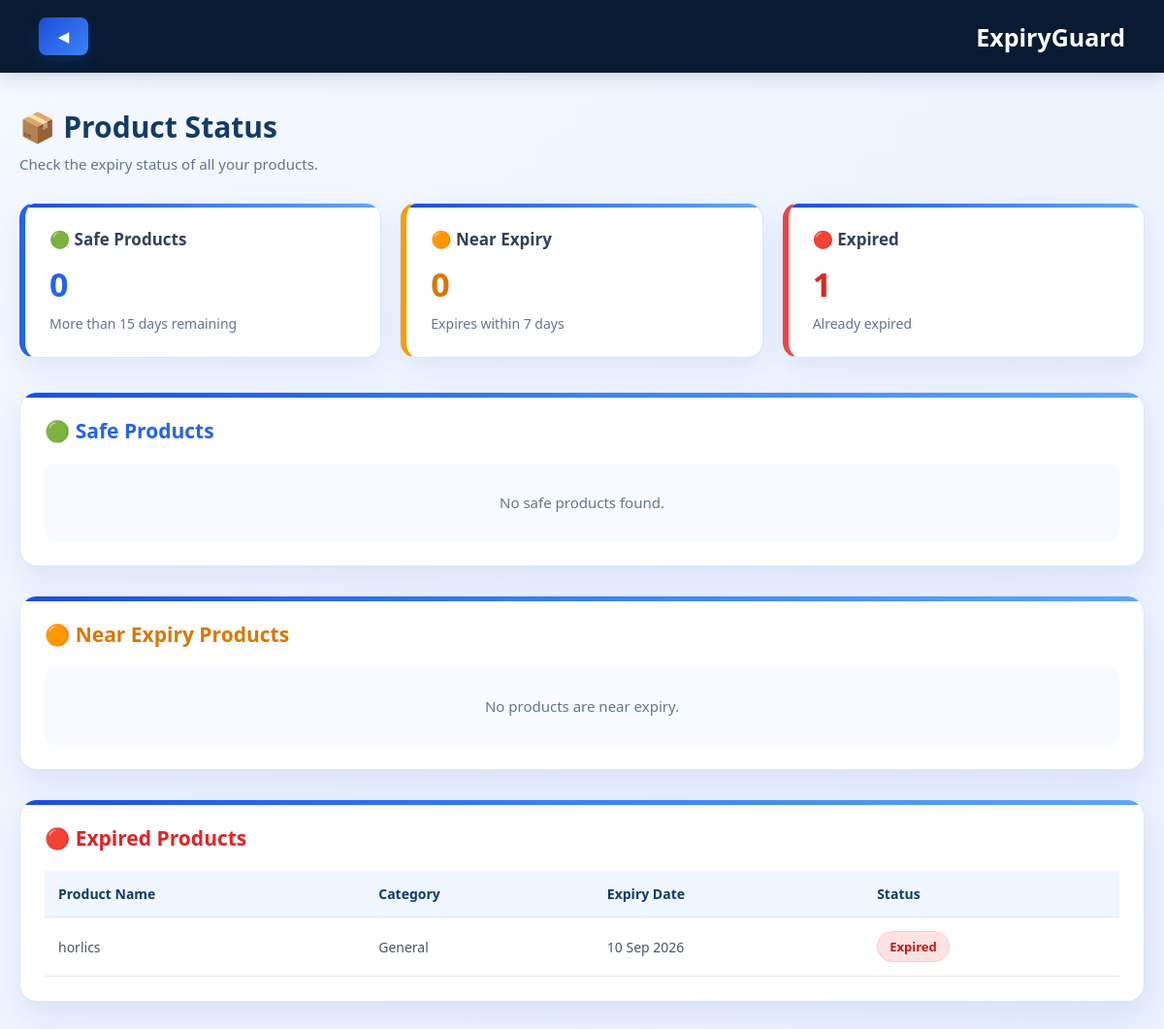
Page /product-status/ (signed in) on the earlier database version.
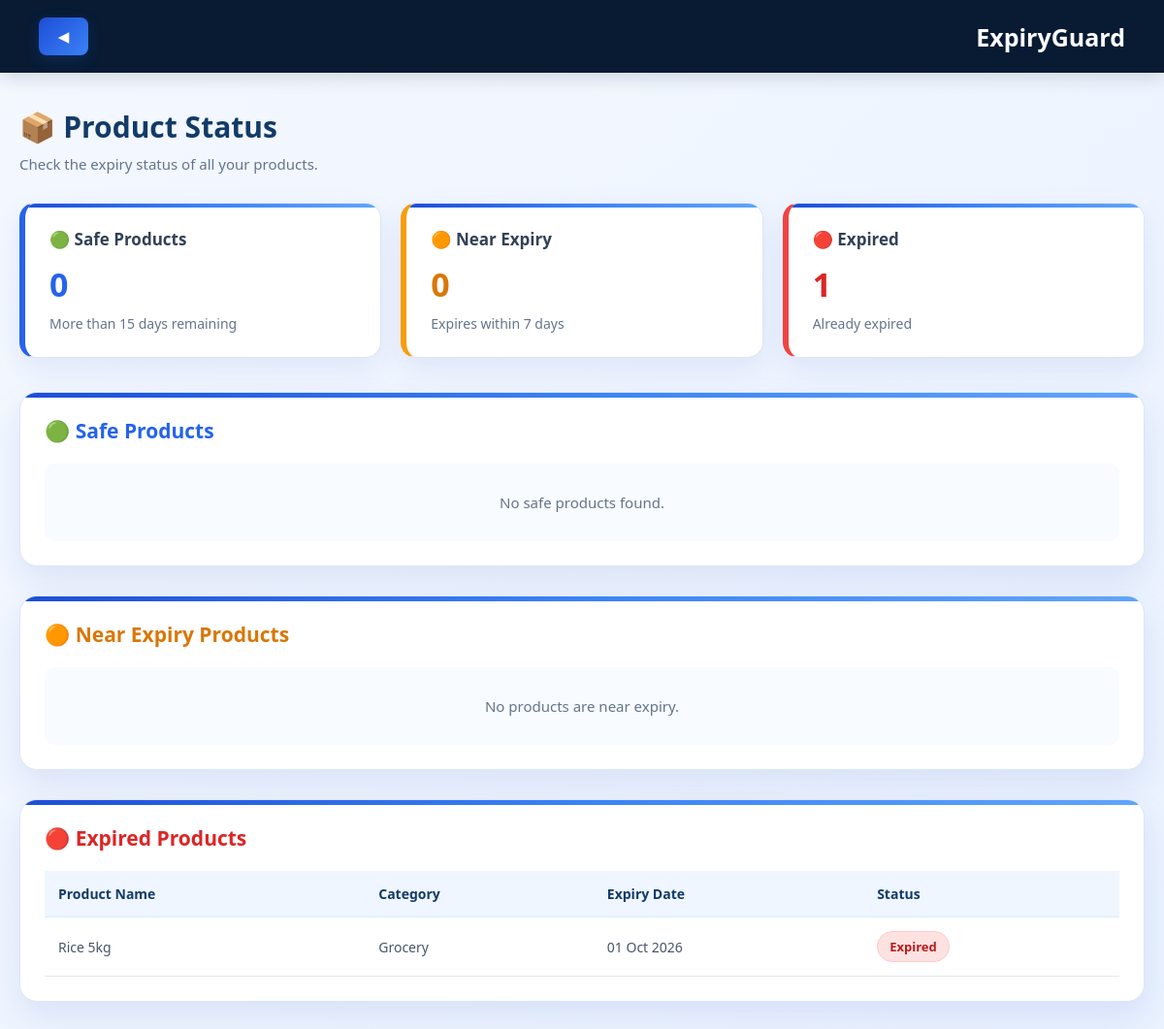
Same page on the later database version.
### main/models.py (models this page shows, shortened)
class Product(models.Model):
    product_name = models.CharField(
        max_length=200
    )
    category = models.CharField(
        max_length=100
    )
    barcode = models.CharField(
        max_length=100,
        unique=True,
        blank=True,
        null=True
    )
    quantity = models.PositiveIntegerField(
        default=1
    )
    unit = models.CharField(
        max_length=50,
        default='Pieces'
    )
    batch_number = models.CharField(
        max_length=100,
        blank=True
    )
    supplier = models.CharField(
        max_length=200,
        blank=True
    )
    manufacture_date = models.DateField(
        null=True,
        blank=True
    )
    expiry_date = models.DateField()
    price = models.DecimalField(
        max_digits=10,
        decimal_places=2,
        null=True,
        blank=True
    )
    location = models.CharField(
        max_length=100,
        blank=True
    )
    description = models.TextField(
        blank=True
    )
    created_at = models.DateTimeField(
        auto_now_add=True
    )

### main/views.py (the view)
def product_status(request):
    if not request.user.is_authenticated:
        return redirect("login")
    today = date.today()
    safe_products = []
    near_expiry_products = []
    expired_products = []
    products = Product.objects.all()
    for product in products:
        if not product.expiry_date:
            continue
        days_left = (product.expiry_date - today).days
        if days_left < 0:
            expired_products.append(product)
        elif days_left <= 7:
            near_expiry_products.append(product)
        else:
            safe_products.append(product)
    return render(
        request,
        "main/product_status.html",
        {
            "safe_products": safe_products,
            "near_expiry_products": near_expiry_products,
            "expired_products": expired_products,
        }
    )

### main/templates/main/product_status.html (shortened to what the changed rows need)
<!DOCTYPE html>
<html lang="en">
<head>
</head>
<body>
    <div class="container">
        <h1 class="title">
            📦 Product Status
        </h1>
        <div class="section">
            <h2 class="section-title safe-title">
                🟢 Safe Products
            </h2>
        </div>
        <div class="section">
            <h2 class="section-title near-title">
                🟠 Near Expiry Products
            </h2>
        </div>
        <div class="section">
            <h2 class="section-title expired-title">
                🔴 Expired Products
            </h2>
            {% if expired_products %}
            <div class="table-container">
                <table>
                    <thead>
                        <tr>
                            <th>
                                Product Name
                            </th>
                            <th>
                                Category
                            </th>
                            <th>
                                Expiry Date
                            </th>
                            <th>
                                Status
                            </th>
                        </tr>
                    </thead>
                    <tbody>
                        {% for product in expired_products %}
                        <tr>
                            <td>
                                {{ product.product_name }}
                            </td>
                            <td>
                                {{ product.category|default:"-" }}
                            </td>
                            <td>
                                {{ product.expiry_date|date:"d M Y" }}
                            </td>
                            <td>
                                <span class="badge expired-badge">
                                    Expired
                                </span>
                            </td>
                        </tr>
                        {% endfor %}
                    </tbody>
                </table>
            </div>
            {% else %}
            <div class="empty">
                🎉 No expired products.
            </div>
            {% endif %}
        </div>
    </div>
</body>
</html>

Differences in the rows shown:
removed Product: product_name "horlics", category "General", expiry_date "10 Sep 2026"
added Product: product_name "Rice 5kg", category "Grocery", expiry_date "01 Oct 2026"
